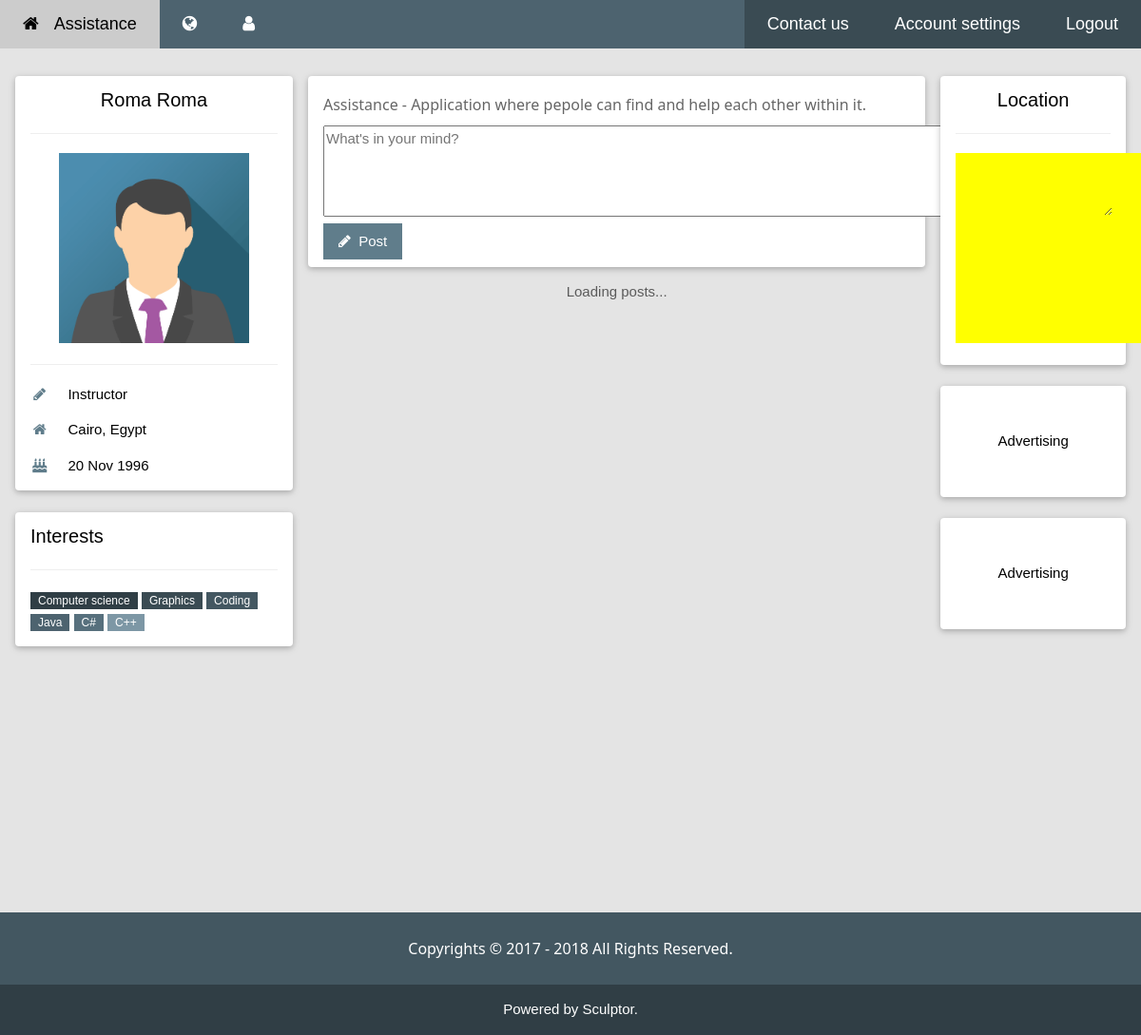
/profile.php (signed in), run on the app's committed database.
### tables this page shows
CREATE TABLE `users` (
  `id` int(11) NOT NULL,
  `firstname` varchar(100) NOT NULL,
  `lastname` varchar(100) NOT NULL,
  `email` varchar(100) NOT NULL,
  `reg_type` enum('Normal user','Instructor','Company') NOT NULL,
  `gender` enum('Male','Female') NOT NULL,
  `pass` varchar(100) NOT NULL,
  `re_pass` varchar(100) NOT NULL
);

CREATE TABLE `profile_info` (
  `email` varchar(100) NOT NULL,
  `location` varchar(100) NOT NULL,
  `dob` varchar(100) NOT NULL
);

### profile.php (the view, shortened to what this page needs)
<!DOCTYPE html>
<html>
<head>
    <link rel="stylesheet" type="text/css" href="css/style2.css"/>
    <link rel="stylesheet" type="text/css" href="css/style3.css"/>
    <link rel="stylesheet" href="css/font/css/font-awesome.min.css"/>
</head>
<body class="bg">
<div class="w3-top">
    <div class="w3-bar w3-theme-d2 w3-left-align w3-large">
        <a href="index.php" class="w3-bar-item w3-button w3-padding-large w3-theme-d4"><i class="fa fa-home w3-margin-right"></i>Assistance</a>
        <a href="#" class="w3-bar-item w3-button w3-hide-small w3-padding-large w3-hover-white" title="News"><i class="fa fa-globe"></i></a>
        <a href="profile.php" class="w3-bar-item w3-button w3-hide-small w3-padding-large w3-hover-white" title="Profile"><i class="fa fa-user"></i></a>
        <a href="<?php echo "logout.php" ?>" class="w3-bar-item w3-button w3-padding-large w3-theme-d4 d">Logout</a>
        <a href="<?php echo "settings.php" ?>" class="w3-bar-item w3-button w3-padding-large w3-theme-d4 d">Account settings</a>
        <a href="<?php echo "contact.php" ?>" class="w3-bar-item w3-button w3-padding-large w3-theme-d4 d">Contact us</a>
    </div>
</div>
<div class="w3-container w3-content" style="max-width:1400px;margin-top:80px;margin-bottom:235px;">
    <div class="w3-col m3">
        <div class="w3-card-2 w3-round w3-white">
            <div class="w3-container">
                <h4 class="w3-center">
                    <?php
                        $link = mysqli_connect("localhost", "root", "", "web");
                        $query = "SELECT firstname,lastname FROM users WHERE email = '".$_SESSION['username']."'";
                        $conc = mysqli_query($link,$query);
                        while ($row = mysqli_fetch_array($conc)) {
                            $fullname = $row['firstname'] . " " .$row['lastname'];
                            echo "$fullname";
                        }
                     ?>
                </h4>
                <hr/>
                <center>
                    <img src="images/avatar3.png" width="200px" height="200px"/>
                </center>
                <hr/>
                <p><i class="fa fa-pencil fa-fw w3-margin-right w3-text-theme"></i>
                    <?php
                        $link = mysqli_connect("localhost", "root", "", "web");
                        $query = "SELECT * FROM users WHERE email = '".$_SESSION['username']."'";
                        $conc = mysqli_query($link,$query);
                        while ($row = mysqli_fetch_array($conc)) {
                            $reg_type = $row['reg_type'];
                            echo "$reg_type";
                        }
                    ?>
                </p>
                <p><i class="fa fa-home fa-fw w3-margin-right w3-text-theme"></i>
                    <?php
                        $link = mysqli_connect("localhost", "root", "", "web");
                        $query = "SELECT * FROM profile_info WHERE email = '".$_SESSION['username']."'";
                        $conc = mysqli_query($link,$query);
                        while ($row = mysqli_fetch_array($conc)) {
                            $loc = $row['location'];
                            echo "$loc";
                        }
                    ?>
                </p>
                <p><i class="fa fa-birthday-cake fa-fw w3-margin-right w3-text-theme"></i>
                    <?php
                        $link = mysqli_connect("localhost", "root", "", "web");
                        $query = "SELECT * FROM profile_info WHERE email = '".$_SESSION['username']."'";
                        $conc = mysqli_query($link,$query);
                        while ($row = mysqli_fetch_array($conc)) {
                            $dob = $row['dob'];
                            echo "$dob";
                        }
                    ?>
                </p>
            </div>
        </div>
        <br/>
        <div class="w3-card-2 w3-round w3-white w3-hide-small">
            <div class="w3-container">
                <h4>Interests</h4>
                <hr/>
                <p>
                    <span class="w3-tag w3-small w3-theme-d5">Computer science</span>
                    <span class="w3-tag w3-small w3-theme-d4">Graphics</span>
                    <span class="w3-tag w3-small w3-theme-d3">Coding</span>
                    <span class="w3-tag w3-small w3-theme-d2">Java</span>
                    <span class="w3-tag w3-small w3-theme-d1">C#</span>
                    <span class="w3-tag w3-small w3-theme-l1">C++</span>
                </p>
            </div>
        </div>
        <br/>
    </div>
    <div class="w3-col m7">
        <div class="w3-row-padding">
            <div class="w3-col m12">
                <div class="w3-card-2 w3-round w3-white">
                    <div class="w3-container w3-padding">
                          <h6 class="w3-opacity">Assistance - Application where pepole can find and help each other within it.</h6>
                          <form name="form1">
                              <textarea name="comments" placeholder="What's in your mind?" cols="90" rows="4"></textarea>
                              <br/>
                              <a href="" onClick="commentSubmit()" class="button"><button type="button" class="w3-button w3-theme"><i class="fa fa-pencil"></i>  Post</button></a>
                          </form>
                    </div>
                </div>
            </div>
        </div>
        <div id="comment_logs">
            <center><p class="w3-opacity">Loading posts...</p></center>
        </div>
    </div>
    <div class="w3-col m2">
        <div class="w3-card-2 w3-round w3-white w3-center">
            <div class="w3-container">
                <h4>Location</h4>
                <hr/>
                <div id="map" style="width:200px;height:200px;background:yellow"></div>
                <br/>
            </div>
        </div>
        <br/>
        <div class="w3-card-2 w3-round w3-white w3-padding-32 w3-center">
            <p>Advertising</p>
        </div>
        <br/>
        <div class="w3-card-2 w3-round w3-white w3-padding-32 w3-center">
            <p>Advertising</p>
        </div>
    </div>
</div>
<br/>
<footer class="w3-container w3-theme-d3 w3-padding-16">
    <center>
        <h6>Copyrights &copy; 2017 - 2018 All Rights Reserved.</h6>
    </center>
</footer>
<footer class="w3-container w3-theme-d5">
    <center>
        <p>Powered by Sculptor.</p>
    </center>
</footer>
</body>
</html>

### css/style2.css (style rules this page uses)
html { box-sizing:border-box }
*,*:before,*:after { box-sizing:inherit }
html { -ms-text-size-adjust:100%;-webkit-text-size-adjust:100% }
body { margin:0 }
article,aside,details,figcaption,figure,footer,header,main,menu,nav,section,summary { display:block }
a { background-color:transparent;-webkit-text-decoration-skip:objects }
img { border-style:none }
hr { box-sizing:content-box;height:0;overflow:visible }
button,input,select,textarea { font:inherit;margin:0 }
button,input { overflow:visible }
button,select { text-transform:none }
button,html [type=button],[type=reset],[type=submit] { -webkit-appearance:button }
textarea { overflow:auto }
html,body { font-family:Verdana,sans-serif;font-size:15px;line-height:1.5 }
html { overflow-x:hidden }
h4 { font-size:20px }
h6 { font-size:16px }
h1,h2,h3,h4,h5,h6 { font-family:"Segoe UI",Arial,sans-serif;font-weight:400;margin:10px 0 }
hr { border:0;border-top:1px solid #eee;margin:20px 0 }
img { margin-bottom:-5px }
a { color:inherit }
.w3-btn,.w3-button { border:none;display:inline-block;outline:0;padding:8px 16px;vertical-align:middle;overflow:hidden;text-decoration:none;color:inherit;background-color:inherit;text-align:center;cursor:pointer;white-space:nowrap }
.w3-btn,.w3-button { -webkit-touch-callout:none;-webkit-user-select:none;-khtml-user-select:none;-moz-user-select:none;-ms-user-select:none;user-select:none }
.w3-badge,.w3-tag { background-color:#000;color:#fff;display:inline-block;padding-left:8px;padding-right:8px;text-align:center }
.w3-bar { width:100%;overflow:hidden }
.w3-bar .w3-bar-item { padding:8px 16px;float:left;width:auto;border:none;outline:none;display:block }
.w3-bar .w3-button { white-space:normal }
.w3-container:after,.w3-container:before,.w3-panel:after,.w3-panel:before,.w3-row:after,.w3-row:before,.w3-row-padding:after,.w3-row-padding:before, .w3-cell-row:before,.w3-cell-row:after,.w3-clear:after,.w3-clear:before,.w3-bar:before,.w3-bar:after { content:"";display:table;clear:both }
.w3-col,.w3-half,.w3-third,.w3-twothird,.w3-threequarter,.w3-quarter { float:left;width:100% }
@media (min-width:601px) { .w3-col.m2 { width:16.66666% } }
@media (min-width:601px) { .w3-col.m3,.w3-quarter { width:24.99999% } }
@media (min-width:601px) { .w3-col.m7 { width:58.33333% } }
@media (min-width:601px) { .w3-col.m12 { width:99.99999% } }
.w3-content { max-width:980px;margin:auto }
.w3-top,.w3-bottom { position:fixed;width:100%;z-index:1 }
.w3-top { top:0 }
.w3-round,.w3-round-medium { border-radius:4px }
.w3-row-padding,.w3-row-padding>.w3-half,.w3-row-padding>.w3-third,.w3-row-padding>.w3-twothird,.w3-row-padding>.w3-threequarter,.w3-row-padding>.w3-quarter,.w3-row-padding>.w3-col { padding:0 8px }
.w3-container,.w3-panel { padding:0.01em 16px }
.w3-card,.w3-card-2 { box-shadow:0 2px 5px 0 rgba(0,0,0,0.16),0 2px 10px 0 rgba(0,0,0,0.12) }
.w3-opacity,.w3-hover-opacity:hover { opacity:0.60 }
.w3-small { font-size:12px!important }
.w3-large { font-size:18px!important }
.w3-left-align { text-align:left!important }
.w3-center { text-align:center!important }
.w3-margin-right { margin-right:16px!important }
.w3-padding { padding:8px 16px!important }
.w3-padding-large { padding:12px 24px!important }
.w3-padding-16 { padding-top:16px!important;padding-bottom:16px!important }
.w3-padding-32 { padding-top:32px!important;padding-bottom:32px!important }
.w3-white,.w3-hover-white:hover { color:#000!important;background-color:#fff!important }

### css/style3.css (style rules this page uses)
.w3-theme-l1 { color:#fff !important; background-color:#7d97a5 !important }
.w3-theme-d1 { color:#fff !important; background-color:#57707d !important }
.w3-theme-d2 { color:#fff !important; background-color:#4d636f !important }
.w3-theme-d3 { color:#fff !important; background-color:#435761 !important }
.w3-theme-d4 { color:#fff !important; background-color:#3a4b53 !important }
.w3-theme-d5 { color:#fff !important; background-color:#303e45 !important }
.w3-theme { color:#fff !important; background-color:#607d8b !important }
.w3-text-theme { color:#607d8b !important }

### profile.php (style rules this page uses)
.w3-center,.cabtalize { text-transform: capitalize; }
.bg { background-color: #e4e4e4; }
.w3-bar .d { float: right; }
html,body,h1,h2,h3,h4,h5 { font-family: sans-serif }

### data on the page
users: fullname "Roma Roma", reg_type "Instructor"
profile_info: location "Cairo, Egypt", dob "20 Nov 1996"
